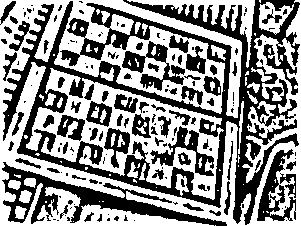
#> input picture lab3/pictures_src/chess.bmp, 301 x 226 px; its folder holds only this picture in this run
$ python main.py
#> lines starting #> are read from the running program, lines starting #| are printed output that depends on the picture; after the words box and inside, x2 and y2 are one past the last pixel; in counts of white or black regions, pixels touching at a corner belong together
import cv2
import numpy as np
import os

input_folder = 'pictures_src'
output_folder = 'pictures_results'

os.makedirs(output_folder, exist_ok=True)

def process_image(image_path, output_folder):
#> called with image_path = 'pictures_src/chess.bmp', output_folder = 'pictures_results'
    image = cv2.imread(image_path, cv2.IMREAD_GRAYSCALE)
#> image: shape (226, 301); 55.4% white; 164 black regions (94 under 20 px), largest, box (x1, y1, x2, y2) and area: (3, 0, 300, 225) 17351, (2, 162, 227, 226) 3578, (257, 149, 296, 221) 1123

    if image is None:
        print(f"Не удалось загрузить изображение {image_path}.")
        return

    kernel = np.array([[0, 1, 0],
                       [1, 1, 1],
                       [0, 1, 0]], dtype=np.uint8)
    opened_image = cv2.morphologyEx(image, cv2.MORPH_OPEN, kernel)
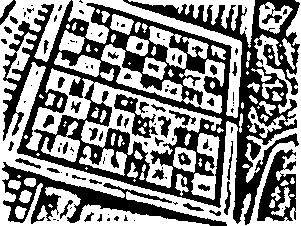
#> opened_image: shape (226, 301); 53.6% white; 111 black regions (64 under 20 px), largest, box (x1, y1, x2, y2) and area: (3, 0, 300, 225) 23032, (2, 162, 227, 226) 3674, (257, 149, 296, 221) 1478
    diff_image = cv2.absdiff(image, opened_image)
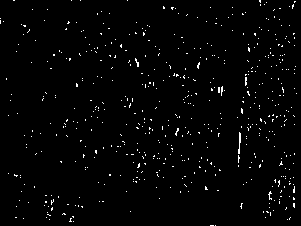
#> diff_image: shape (226, 301); 1.7% white in thin lines or dots

    thresh_value = 127
    max_value = 255
    _, binary_image = cv2.threshold(image, thresh_value, max_value, cv2.THRESH_BINARY)

    base_name = os.path.basename(image_path)
    filtered_path = os.path.join(output_folder, f"filtered_{base_name}")
    diff_path = os.path.join(output_folder, f"diff_{base_name}")
    binary_path = os.path.join(output_folder, f"binary_{base_name}")

    cv2.imwrite(filtered_path, opened_image)
    cv2.imwrite(diff_path, diff_image)
    cv2.imwrite(binary_path, binary_image)

    print(f"Изображение {base_name} обработано и сохранено в {output_folder}.")

for image_name in os.listdir(input_folder):
    image_path = os.path.join(input_folder, image_name)
    if os.path.isfile(image_path):
        process_image(image_path, output_folder)
